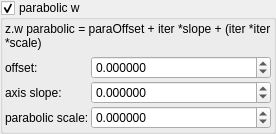
    <widget class="MyGroupBox" name="groupCheck_Cpara_enabledParab_false">
     <property name="title">
      <string>parabolic w</string>
     </property>
     <property name="checkable">
      <bool>true</bool>
     </property>
     <layout class="QVBoxLayout" name="verticalLayout_3">
      <property name="leftMargin">
       <number>2</number>
      </property>
      <property name="topMargin">
       <number>2</number>
      </property>
      <property name="rightMargin">
       <number>2</number>
      </property>
      <property name="bottomMargin">
       <number>2</number>
      </property>
      <item>
       <widget class="QLabel" name="label_97">
        <property name="text">
         <string notr="true">z.w parabolic = paraOffset + iter *slope + (iter *iter *scale)</string>
        </property>
        <property name="wordWrap">
         <bool>true</bool>
        </property>
       </widget>
      </item>
      <item>
       <layout class="QGridLayout" name="gridLayout_37" columnstretch="0,1">
        <property name="spacing">
         <number>2</number>
        </property>
        <item row="2" column="1">
         <widget class="MyDoubleSpinBox" name="spinbox_Cpara_parab_scale">
          <property name="sizePolicy">
           <sizepolicy hsizetype="Minimum" vsizetype="Maximum">
            <horstretch>0</horstretch>
            <verstretch>0</verstretch>
           </sizepolicy>
          </property>
          <property name="prefix">
           <string/>
          </property>
          <property name="suffix">
           <string/>
          </property>
          <property name="decimals">
           <number>6</number>
          </property>
          <property name="minimum">
           <double>-9999.000000000000000</double>
          </property>
          <property name="maximum">
           <double>9999.000000000000000</double>
          </property>
          <property name="singleStep">
           <double>0.100000000000000</double>
          </property>
         </widget>
        </item>
        <item row="2" column="0">
         <widget class="QLabel" name="label_101">
          <property name="text">
           <string>parabolic scale:</string>
          </property>
         </widget>
        </item>
        <item row="0" column="1">
         <widget class="MyDoubleSpinBox" name="spinbox_Cpara_parab_offset0">
          <property name="sizePolicy">
           <sizepolicy hsizetype="Minimum" vsizetype="Maximum">
            <horstretch>0</horstretch>
            <verstretch>0</verstretch>
           </sizepolicy>
          </property>
          <property name="prefix">
           <string/>
          </property>
          <property name="suffix">
           <string/>
          </property>
          <property name="decimals">
           <number>6</number>
          </property>
          <property name="minimum">
           <double>-99.000000000000000</double>
          </property>
          <property name="maximum">
           <double>99.000000000000000</double>
          </property>
          <property name="singleStep">
           <double>0.100000000000000</double>
          </property>
         </widget>
        </item>
        <item row="1" column="0">
         <widget class="QLabel" name="label_102">
          <property name="text">
           <string>axis slope:</string>
          </property>
         </widget>
        </item>
        <item row="0" column="0">
         <widget class="QLabel" name="label_100">
          <property name="text">
           <string>offset:</string>
          </property>
         </widget>
        </item>
        <item row="1" column="1">
         <widget class="MyDoubleSpinBox" name="spinbox_Cpara_parab_slope">
          <property name="sizePolicy">
           <sizepolicy hsizetype="Minimum" vsizetype="Maximum">
            <horstretch>0</horstretch>
            <verstretch>0</verstretch>
           </sizepolicy>
          </property>
          <property name="prefix">
           <string/>
          </property>
          <property name="suffix">
           <string/>
          </property>
          <property name="decimals">
           <number>6</number>
          </property>
          <property name="minimum">
           <double>-99.000000000000000</double>
          </property>
          <property name="maximum">
           <double>99.000000000000000</double>
          </property>
          <property name="singleStep">
           <double>0.100000000000000</double>
          </property>
         </widget>
        </item>
       </layout>
      </item>
     </layout>
    </widget>
